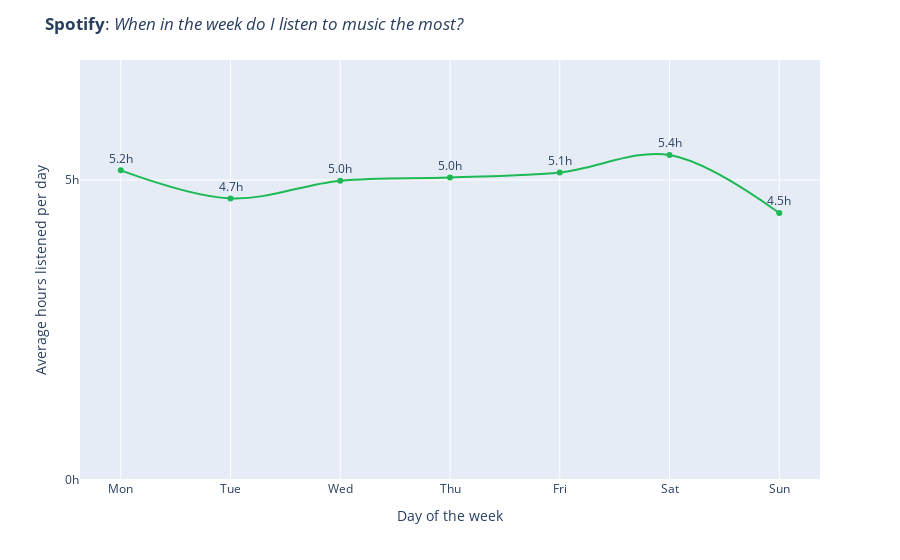

Notebook code for this chart:
### Code cell
fig = px.line(df_daily_sum, x='day', y='value', color_discrete_sequence=spotify_colors, line_shape='spline')
fig.update_traces(mode='lines+markers+text', texttemplate='%{y:.1f}h', textposition='top center')
fig.update_yaxes(rangemode='tozero', ticksuffix='h', nticks=2)

fig.update_layout(
    title='<b>Spotify</b>: <i>When in the week do I listen to music the most?</i>',
    yaxis_title='Average hours listened per day',
    yaxis_range=[0,7],
    xaxis_title='Day of the week'
    
)
fig.show()

### Figure 1 — Plotly figure (JSON) as saved in the notebook; plotly's stock layout.template omitted (floating-point values rounded to 4 significant figures)
{"data": [{"hovertemplate": "day=%{x}<br>value=%{y}<extra></extra>", "legendgroup": "", "line": {"color": "#1DB954", "dash": "solid", "shape": "spline"}, "marker": {"symbol": "circle"}, "mode": "lines+markers+text", "name": "", "orientation": "v", "showlegend": false, "textposition": "top center", "texttemplate": "%{y:.1f}h", "type": "scatter", "x": ["Mon", "Tue", "Wed", "Thu", "Fri", "Sat", "Sun"], "xaxis": "x", "y": [5.161, 4.693, 4.988, 5.042, 5.125, 5.417, 4.45], "yaxis": "y"}], "layout": {"legend": {"tracegroupgap": 0}, "margin": {"t": 60}, "title": {"text": "<b>Spotify</b>: <i>When in the week do I listen to music the most?</i>"}, "xaxis": {"anchor": "y", "domain": [0, 1], "title": {"text": "Day of the week"}}, "yaxis": {"anchor": "x", "domain": [0, 1], "nticks": 2, "range": [0, 7], "rangemode": "tozero", "ticksuffix": "h", "title": {"text": "Average hours listened per day"}}}}
